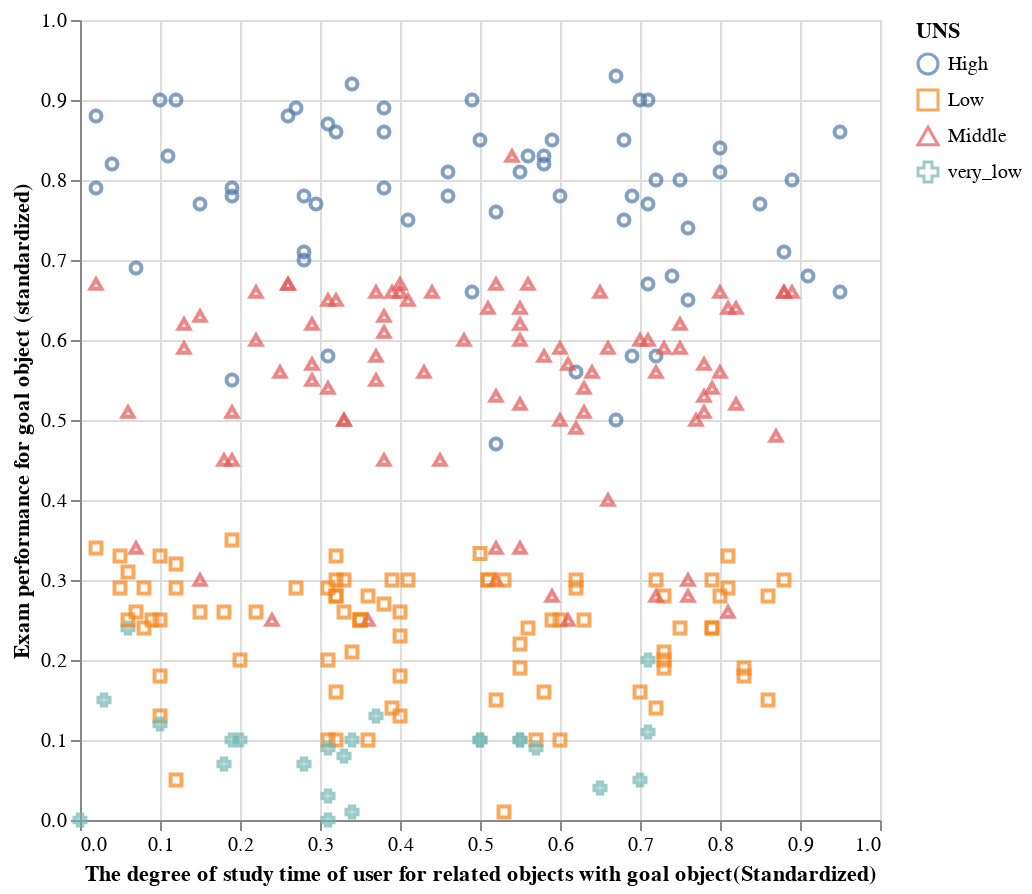

Notebook code cell kept with this figure:
### Code cell
user_chart3 = (
    alt.Chart(user_knowledge_data)
    .mark_point()
    .encode(
        x = alt.X("STR", title = "The degree of study time of user for related objects with goal object(Standardized)"),
        y = alt.Y("PEG", title = "Exam performance for goal object (standardized)"),
        color = " UNS",
        shape = " UNS"
)).properties(width=400, height=400)
user_chart3

### Figure 1 — Vega-Lite specification as saved in the notebook (floating-point values rounded to 4 significant figures; data arrays with more than 128 entries replaced by an {"elided": "..."} marker saying what was removed)
{"config": {"view": {"continuousWidth": 400, "continuousHeight": 300}}, "data": {"name": "data-eaaed803afb61494a967d3bfd8939bb0"}, "mark": "point", "encoding": {"color": {"field": " UNS", "type": "nominal"}, "shape": {"field": " UNS", "type": "nominal"}, "x": {"field": "STR", "title": "The degree of study time of user for related objects with goal object(Standardized)", "type": "quantitative"}, "y": {"field": "PEG", "title": "Exam performance for goal object (standardized)", "type": "quantitative"}}, "height": 400, "width": 400, "$schema": "https://vega.github.io/schema/vega-lite/v4.17.0.json", "datasets": {"data-eaaed803afb61494a967d3bfd8939bb0": {"elided": "258 records"}}}
